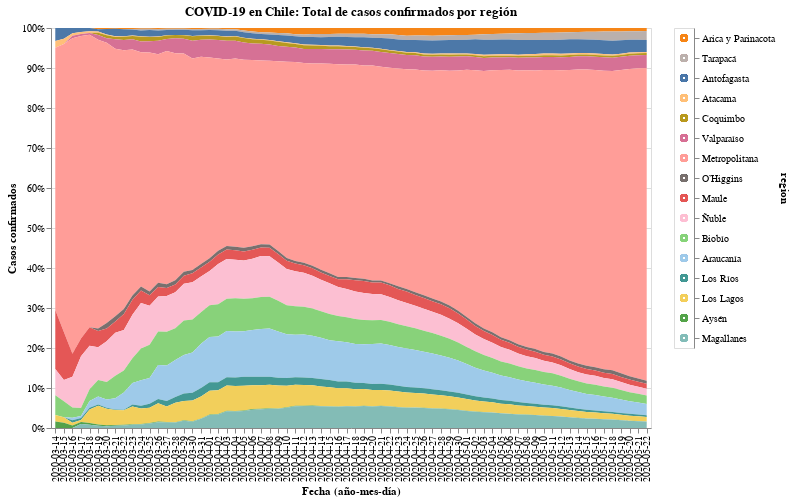

The notebook cell saved with this chart:
### Markdown cell above
Inspirado del [tweet](https://twitter.com/NachoToledoR/status/1244631395781218306) de [@NachoToledoR](https://twitter.com/NachoToledoR).

### Code cell
#hide_input
selection2 = alt.selection_multi(fields=['region'], on='mouseover')
color = alt.condition(selection2,
                    alt.Color('region:N', scale=alt.Scale(scheme='tableau20'), legend=None),
                    alt.value('lightgray'))

chart = alt.Chart(data.iloc[176:]).mark_area().encode(
    x=alt.X('date:O', axis=alt.Axis(title='Fecha (año-mes-día)')),
    y=alt.Y('casos', axis=alt.Axis(title='Casos confirmados'), stack="normalize"),
    color=color,
    tooltip=['date', 'region', 'casos'],
    order=alt.Order(
    # Sort the segments of the bars by this field
    'codigo region',
    sort='descending'
    )
).properties(
    title='COVID-19 en Chile: Total de casos confirmados por región'
).add_selection(
    selection2
)

legend = alt.Chart(data).mark_point().encode(
    y=alt.Y('region:N', axis=alt.Axis(orient='right'), sort=regiones),
    color=color
).add_selection(
    selection2
)

chart.properties(width=600, height=400) | legend

### Figure 1 — Vega-Lite specification as saved in the notebook (floating-point values rounded to 4 significant figures; data arrays with more than 128 entries replaced by an {"elided": "..."} marker saying what was removed)
{"config": {"view": {"continuousWidth": 400, "continuousHeight": 300}}, "hconcat": [{"data": {"name": "data-fcad21f4a8215b3b91ccf9a8a788a7e0"}, "mark": "area", "encoding": {"color": {"condition": {"type": "nominal", "field": "region", "legend": null, "scale": {"scheme": "tableau20"}, "selection": "selector004"}, "value": "lightgray"}, "order": {"type": "quantitative", "field": "codigo region", "sort": "descending"}, "tooltip": [{"type": "nominal", "field": "date"}, {"type": "nominal", "field": "region"}, {"type": "quantitative", "field": "casos"}], "x": {"type": "ordinal", "axis": {"title": "Fecha (año-mes-día)"}, "field": "date"}, "y": {"type": "quantitative", "axis": {"title": "Casos confirmados"}, "field": "casos", "stack": "normalize"}}, "height": 400, "selection": {"selector004": {"type": "multi", "fields": ["region"], "on": "mouseover"}}, "title": "COVID-19 en Chile: Total de casos confirmados por región", "width": 600}, {"data": {"name": "data-8f1ba839550ef65720b306784660d61d"}, "mark": "point", "encoding": {"color": {"condition": {"type": "nominal", "field": "region", "legend": null, "scale": {"scheme": "tableau20"}, "selection": "selector004"}, "value": "lightgray"}, "y": {"type": "nominal", "axis": {"orient": "right"}, "field": "region", "sort": ["Arica y Parinacota", "Tarapacá", "Antofagasta", "Atacama", "Coquimbo", "Valparaíso", "Metropolitana", "O’Higgins", "Maule", "Ñuble", "Biobío", "Araucanía", "Los Ríos", "Los Lagos", "Aysén", "Magallanes"]}}, "selection": {"selector004": {"type": "multi", "fields": ["region"], "on": "mouseover"}}}], "$schema": "https://vega.github.io/schema/vega-lite/v4.8.1.json", "datasets": {"data-fcad21f4a8215b3b91ccf9a8a788a7e0": {"elided": "1120 records"}, "data-8f1ba839550ef65720b306784660d61d": {"elided": "1296 records"}}}
